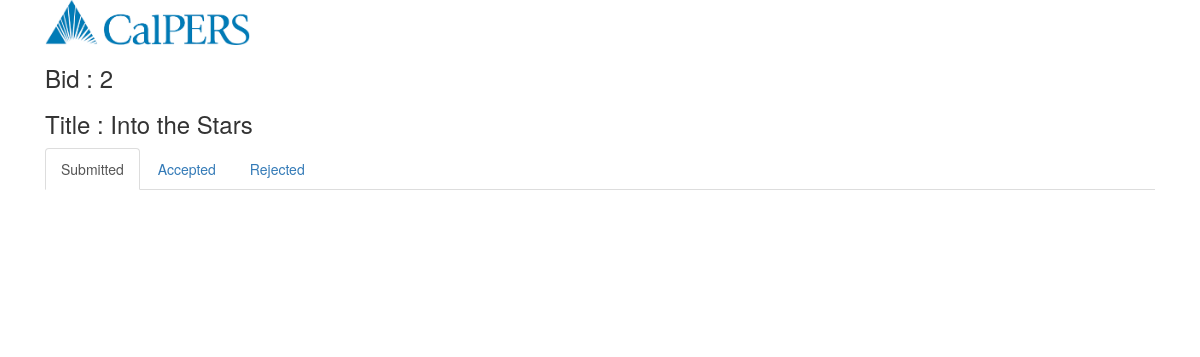
The app's page /bidderEvaluate.php?id=2 with its own data.
### tables this page shows
CREATE TABLE IF NOT EXISTS `bid` (
  `id` int(9) DEFAULT NULL,
  `title` varchar(50) DEFAULT NULL,
  `status` varchar(15) DEFAULT 'New',
  `DT_created` datetime NOT NULL DEFAULT CURRENT_TIMESTAMP,
  `DT_Modified` datetime NOT NULL DEFAULT CURRENT_TIMESTAMP
);

CREATE TABLE IF NOT EXISTS `eval_status` (
  `id` int(11) NOT NULL AUTO_INCREMENT,
  `description` varchar(250) NOT NULL,
  PRIMARY KEY (`id`)
);

### bidderEvaluate.php (the view, shortened to what this page needs)
<?php
   include("dbconfig.php");
      $id = mysqli_real_escape_string($connect,$_GET['id']);
    $query = "SELECT id, title from bid where id = '$id'";
  $bid_result = mysqli_query($connect, $query);
    $eval_status = "select * from eval_status order by id asc";
    $eval_result = mysqli_query($connect, $eval_status);
 $tab_menu = '';
$i = 0;
while($row = mysqli_fetch_array($eval_result))
{
 if($i == 0)
 {
  $tab_menu .= '
   <li class="nav-item active"><a class="nav-link active" href="#'.$row["description"].'" data-toggle="tab">'.$row["description"].'</a></li>
  ';
 }
 else
 {
  $tab_menu .= '
   <li class="nav-item"><a class="nav-link" href="#'.$row["description"].'" data-toggle="tab">'.$row["description"].'</a></li>
  ';
 }
  $i++;
}
?>
<html lang="en">
<head>
  <link rel="stylesheet" href="bootstrap/css/bootstrap.min.css">
   <link rel="stylesheet" type="text/css" href="topnav.css">
</head>
<body>
<div id="wrapper" class="container">
    <div class="container-fluid" id="header">
      <img src="download.png" height="45">
    </div>
    <div class="container-fluid" id="heading">
  <?php
  while($bid = mysqli_fetch_array($bid_result))
            {
       echo '   <h3>Bid : '.$bid["id"].'</h3>
                <h3>Title : '.$bid["title"].'</h3>
            ';
          }
    ?>
  </div>
  <div class="container-fluid" id="heading">
   <ul class="nav nav-tabs">
   <?php
   echo $tab_menu;
   ?>
   </ul>
   <div class="tab-content">
   </div>
</div>
</div>
</body>
</html>

### records on screen
bid: id "2", title "Into the Stars"
eval_status: description "Submitted"
eval_status: description "Accepted"
eval_status: description "Rejected"
